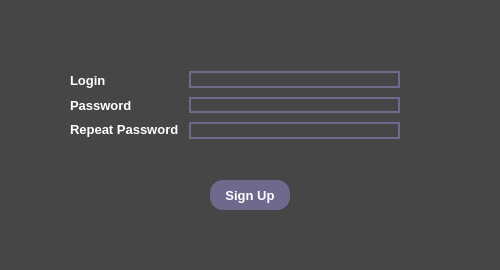
<?xml version="1.0" encoding="UTF-8"?>
<ui version="4.0">
 <class>RegisterUserClass</class>
 <widget class="QWidget" name="RegisterUserClass">
  <property name="geometry">
   <rect>
    <x>0</x>
    <y>0</y>
    <width>500</width>
    <height>270</height>
   </rect>
  </property>
  <property name="windowTitle">
   <string>RegisterUser</string>
  </property>
  <property name="styleSheet">
   <string notr="true">background-color: rgb(70, 70, 70);</string>
  </property>
  <widget class="QPushButton" name="SignUp">
   <property name="geometry">
    <rect>
     <x>210</x>
     <y>180</y>
     <width>80</width>
     <height>30</height>
    </rect>
   </property>
   <property name="font">
    <font>
     <pointsize>10</pointsize>
     <bold>true</bold>
    </font>
   </property>
   <property name="styleSheet">
    <string notr="true">QPushButton{
	background-color: rgb(111, 106, 141);
	border: none;
	border-radius: 13px;
	color: rgb(255, 255, 255);
}
QPushButton:hover{
	background-color: rgb(105, 101, 134);
}
QPushButton:pressed{
	background-color: rgb(101, 97, 129);
}</string>
   </property>
   <property name="text">
    <string>Sign Up</string>
   </property>
  </widget>
  <widget class="QLabel" name="LoginStatus">
   <property name="geometry">
    <rect>
     <x>10</x>
     <y>225</y>
     <width>481</width>
     <height>31</height>
    </rect>
   </property>
   <property name="font">
    <font>
     <bold>true</bold>
    </font>
   </property>
   <property name="styleSheet">
    <string notr="true">color: rgb(170, 255, 127);</string>
   </property>
   <property name="text">
    <string/>
   </property>
   <property name="alignment">
    <set>Qt::AlignCenter</set>
   </property>
  </widget>
  <widget class="QWidget" name="formLayoutWidget_2">
   <property name="geometry">
    <rect>
     <x>70</x>
     <y>60</y>
     <width>341</width>
     <height>90</height>
    </rect>
   </property>
   <layout class="QFormLayout" name="formLayout_2">
    <property name="labelAlignment">
     <set>Qt::AlignCenter</set>
    </property>
    <property name="formAlignment">
     <set>Qt::AlignCenter</set>
    </property>
    <property name="horizontalSpacing">
     <number>3</number>
    </property>
    <property name="verticalSpacing">
     <number>3</number>
    </property>
    <property name="leftMargin">
     <number>0</number>
    </property>
    <item row="0" column="0">
     <layout class="QHBoxLayout" name="horizontalLayout">
      <item>
       <layout class="QVBoxLayout" name="verticalLayout">
        <item>
         <widget class="QLabel" name="Login">
          <property name="font">
           <font>
            <pointsize>10</pointsize>
            <bold>true</bold>
           </font>
          </property>
          <property name="styleSheet">
           <string notr="true">color: rgb(255, 255, 255);</string>
          </property>
          <property name="text">
           <string>Login</string>
          </property>
         </widget>
        </item>
        <item>
         <widget class="QLabel" name="Password">
          <property name="font">
           <font>
            <pointsize>10</pointsize>
            <bold>true</bold>
           </font>
          </property>
          <property name="styleSheet">
           <string notr="true">color: rgb(255, 255, 255);</string>
          </property>
          <property name="text">
           <string>Password</string>
          </property>
         </widget>
        </item>
        <item>
         <widget class="QLabel" name="RepeatPassword">
          <property name="font">
           <font>
            <pointsize>10</pointsize>
            <bold>true</bold>
           </font>
          </property>
          <property name="styleSheet">
           <string notr="true">color: rgb(255, 255, 255);</string>
          </property>
          <property name="text">
           <string>Repeat Password</string>
          </property>
         </widget>
        </item>
       </layout>
      </item>
     </layout>
    </item>
    <item row="0" column="1">
     <layout class="QHBoxLayout" name="horizontalLayout_4">
      <item>
       <layout class="QFormLayout" name="formLayout">
        <property name="horizontalSpacing">
         <number>7</number>
        </property>
        <property name="verticalSpacing">
         <number>9</number>
        </property>
        <property name="bottomMargin">
         <number>0</number>
        </property>
        <item row="0" column="0">
         <layout class="QHBoxLayout" name="horizontalLayout_2"/>
        </item>
        <item row="0" column="1">
         <widget class="QLineEdit" name="LoginInput">
          <property name="font">
           <font>
            <bold>true</bold>
           </font>
          </property>
          <property name="styleSheet">
           <string notr="true">border:2px solid rgb(111, 106, 141);
color: rgb(255, 255, 255);</string>
          </property>
         </widget>
        </item>
        <item row="1" column="1">
         <widget class="QLineEdit" name="PasswordInput">
          <property name="styleSheet">
           <string notr="true">border:2px solid rgb(111, 106, 141);
color: rgb(255, 255, 255);</string>
          </property>
         </widget>
        </item>
        <item row="2" column="1">
         <widget class="QLineEdit" name="RepeatPasswordInput">
          <property name="styleSheet">
           <string notr="true">border:2px solid rgb(111, 106, 141);
color: rgb(255, 255, 255);</string>
          </property>
         </widget>
        </item>
       </layout>
      </item>
     </layout>
    </item>
   </layout>
  </widget>
  <widget class="QPushButton" name="Close_2">
   <property name="geometry">
    <rect>
     <x>470</x>
     <y>0</y>
     <width>31</width>
     <height>24</height>
    </rect>
   </property>
   <property name="styleSheet">
    <string notr="true">QPushButton{
	border: none;
}
QPushButton:hover{
	background-color: rgb(80, 80, 80);
}
QPushButton:pressed{
	background-color: rgb(90, 90, 90);
}</string>
   </property>
   <property name="text">
    <string/>
   </property>
   <property name="icon">
    <iconset>
     <normaloff>../icons/cross.png</normaloff>../icons/cross.png</iconset>
   </property>
   <property name="iconSize">
    <size>
     <width>12</width>
     <height>12</height>
    </size>
   </property>
  </widget>
 </widget>
 <layoutdefault spacing="6" margin="11"/>
 <resources/>
 <connections>
  <connection>
   <sender>Close_2</sender>
   <signal>clicked()</signal>
   <receiver>RegisterUserClass</receiver>
   <slot>close()</slot>
   <hints>
    <hint type="sourcelabel">
     <x>491</x>
     <y>11</y>
    </hint>
    <hint type="destinationlabel">
     <x>487</x>
     <y>114</y>
    </hint>
   </hints>
  </connection>
 </connections>
</ui>
